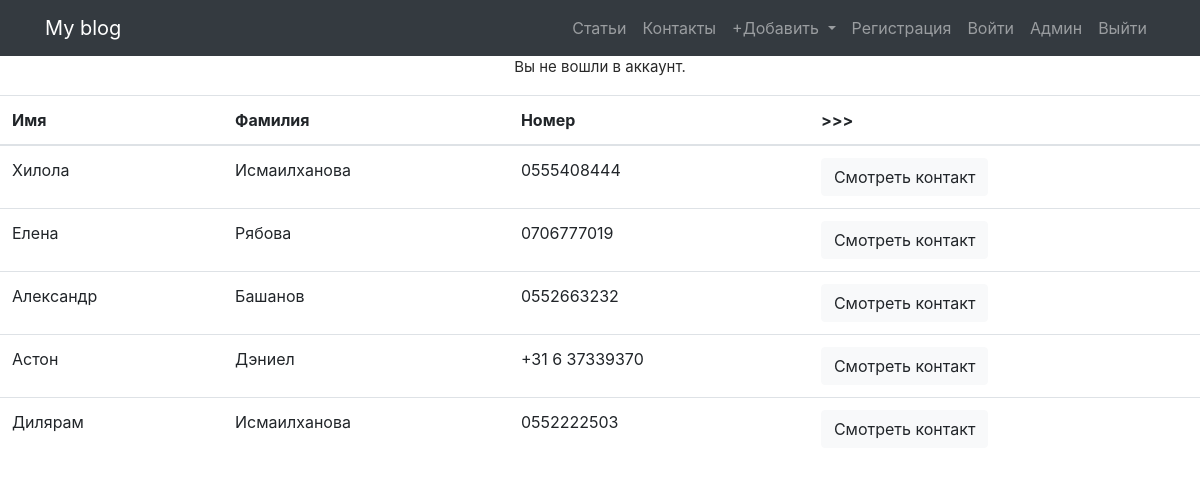
/contacts/, run on the app's committed database.
### contacts/models.py (models this page shows, shortened)
class Contact(models.Model):
    last_name = models.CharField(max_length=30,  verbose_name='Фамилия', blank=False)
    first_name = models.CharField(max_length=20, verbose_name='Имя', blank=False)
    patronymic = models.CharField(max_length=20, verbose_name='Отчество', blank=True)
    description = models.CharField(max_length=100, verbose_name='Описание', blank=True)
    birthday = models.DateField(blank=False, null=True, verbose_name='Дата рождения')
    number = models.CharField(max_length=20, verbose_name='Номер телефона', blank=False)
    email = models.EmailField(max_length=50, verbose_name='Электронная почта', blank=True)
    social_networks = models.CharField(max_length=300, verbose_name='Соц.сети', blank=True)
    class Meta:
        verbose_name = 'Контакт'
        verbose_name_plural = 'Контакты'

### contacts/views.py (the view)
# urls.py: path('', contact_list, name='contact_list'),
def contact_list(request):
    contacts = Contact.objects.all()
    return render(request, 'contacts/contact_list.html', {'contacts': contacts})

### contacts/templates/contacts/contact_list.html
{% extends 'contacts/base.html' %}
{% block content %}
<table class="table table-hover">
  <thead>
    <tr>
      <th>Имя</th>
      <th>Фамилия</th>
      <th>Номер</th>
      <th>>>></th>
    </tr>
  </thead>
  <tbody>
  {% for contact in contacts %}
    <tr>
        <td>{{ contact.first_name }}</td>
      <td>{{ contact.last_name }}</td>
      <td>{{ contact.number }}</td>
        <td> <a href="{% url 'contact_detail' pk=contact.pk %}"><button type="button" class="btn btn-light">Смотреть контакт</button></a></td>
    </tr>
  {% endfor %}
  </tbody>
</table>
{% endblock %}

### contacts/templates/contacts/base.html (shortened to what this page needs)
<!DOCTYPE html>
<html lang="en">
<head>
     <link rel="stylesheet" href="https://stackpath.bootstrapcdn.com/bootstrap/4.1.3/css/bootstrap.min.css">
    <link rel="stylesheet" href="https://stackpath.bootstrapcdn.com/bootstrap/4.5.2/css/bootstrap.min.css">
</head>
<body>
<nav class="navbar navbar-expand-lg navbar-dark bg-dark static-top">
    <div class="container">
      <a class="navbar-brand" href="{% url 'post_list' %}">My blog</a>
      <div class="collapse navbar-collapse" id="navbarResponsive">
        <ul class="navbar-nav ml-auto">
          <li class="nav-item">
            <a class="nav-link" href="{% url 'post_list' %}">Статьи
            </a>
          </li>
          <li class="nav-item">
            <a class="nav-link" href="{% url 'contact_list' %}">Контакты</a>
          </li>
            <li class="nav-item dropdown">
        <a class="nav-link dropdown-toggle" href="#" id="navbarDropdown" role="button" data-toggle="dropdown" aria-haspopup="true" aria-expanded="false">
          +Добавить
        </a>
             <li class="nav-item">
            <a class="nav-link" href="  {% url 'signup' %}">Регистрация </a>
          </li>
           <li class="nav-item">
            <a class="nav-link" href="{% url 'login' %}" >Войти</a>
            </li>
          <li class="nav-item">
            <a class="nav-link" href="/admin/">Админ</a>
          </li>
            <li class="nav-item">
            <a class="nav-link" href="{% url 'logout' %}">Выйти</a>
          </li>
        </ul>
      </div>
    </div>
  </nav>
  {% if user.is_authenticated %}
      <div class="alert alert-success" role="alert" >
        <h4 style=" position: relative; text-align: center;
  color: #292929;
  font-size: 15px;
  font-weight: normal;"> Привет {{ user.username }}</h4>
      </div>
      {% else %}
        <p style=" position: relative; text-align: center;
  color: #292929;
  font-size: 15px;
  font-weight: normal;">Вы не вошли в аккаунт.</p>
      {% endif %}
 {% block content %}
            {% endblock %}
</body>
</html>

### data on the page
Contact: first_name "Хилола", last_name "Исмаилханова", number "0555408444"
Contact: first_name "Елена", last_name "Рябова", number "0706777019"
Contact: first_name "Александр", last_name "Башанов", number "0552663232"
Contact: first_name "Астон", last_name "Дэниел", number "+31 6 37339370"
Contact: first_name "Дилярам", last_name "Исмаилханова", number "0552222503"
